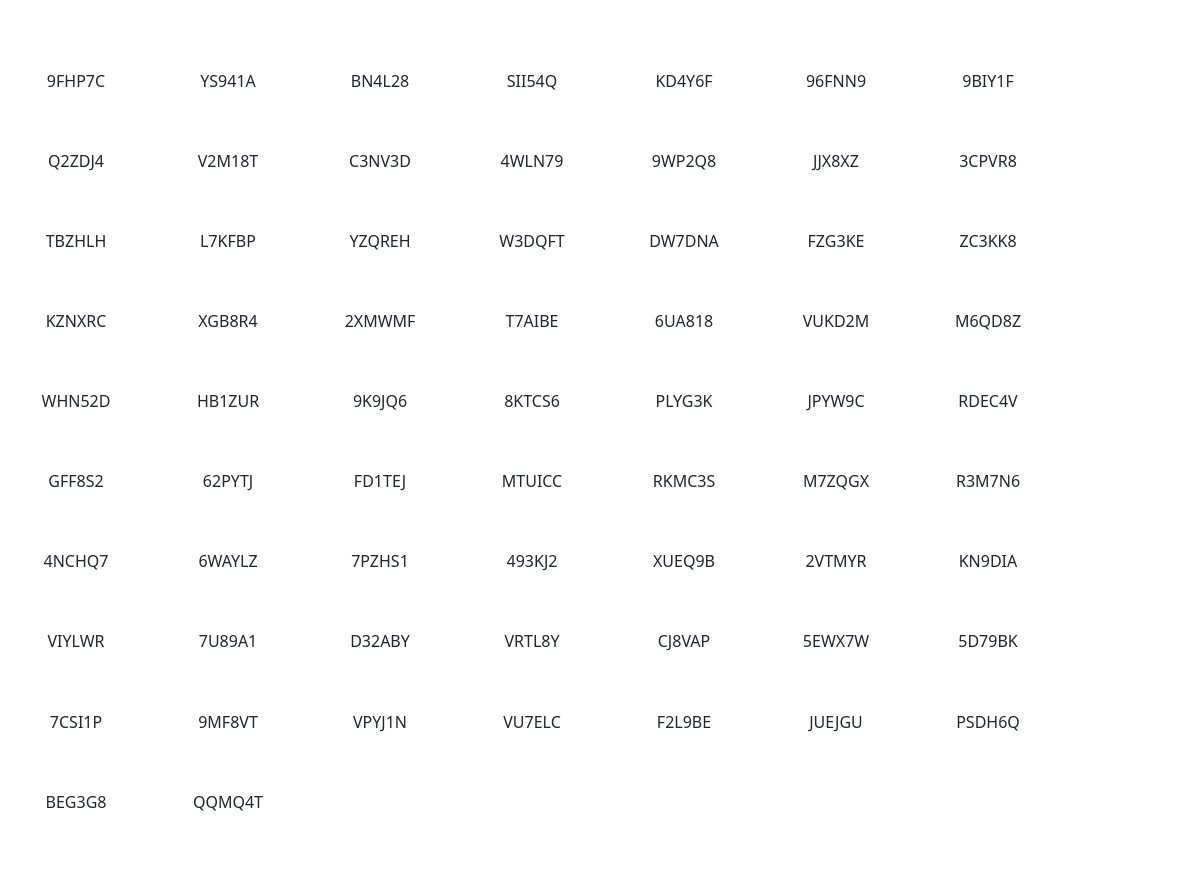
/stickers/ (signed in), run on an earlier commit of the app's database.
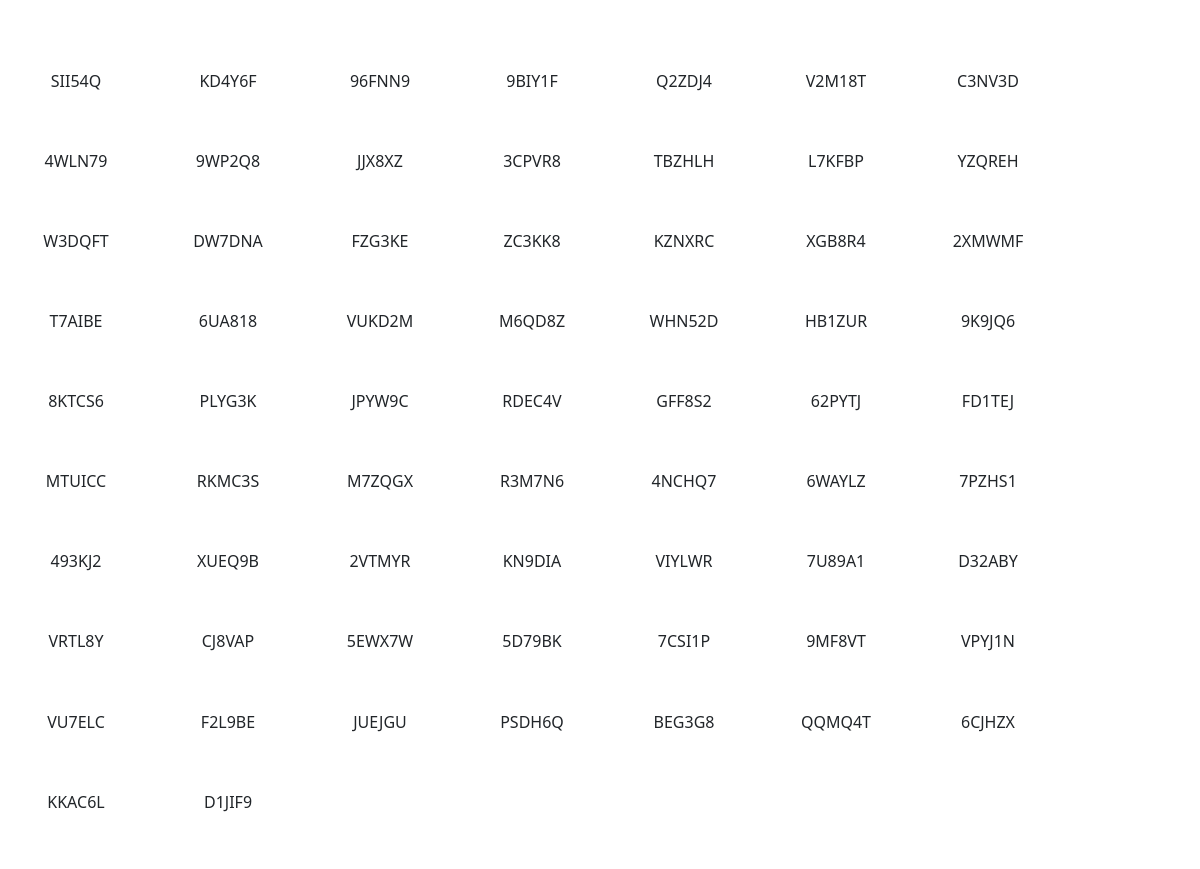
And on a later commit of the database.
### listings/models.py (models this page shows, shortened)
class UniqueReference(models.Model):
    repairstore = models.ForeignKey(RepairStore, on_delete=models.CASCADE)
    value = models.CharField(max_length=6, unique=True)
    is_used = models.BooleanField(default=False)

### listings/views.py (the view)
# urls.py: path('stickers/', stickers, name='stickers'),
@login_required
@require_http_methods(['GET'])
def stickers(request):
    try:
        repairstore = RepairStore.objects.get(user=request.user)
        stickers = UniqueReference.objects.filter(repairstore=repairstore, is_used=False)
        template = 'stickers.html'
        context = {
            'stickers': stickers,
        }
        return render(request, template, context)
    except RepairStore.DoesNotExist:
        return render(request, 'error_page.html', {'error_message': 'User has no associated RepairStore'})

### listings/templates/stickers.html (shortened to what this page needs)
{% load l10n %}
<!DOCTYPE html>
<html lang="en">
<head>
    <link href="https://cdn.jsdelivr.net/npm/bootstrap@5.2.3/dist/css/bootstrap.min.css" rel="stylesheet">
    <link rel="stylesheet" href="https://cdnjs.cloudflare.com/ajax/libs/paper-css/0.3.0/paper.css">
</head>
<body class="A4">
    <section class="sheet m-0" style="padding-top: 10.7mm; padding-bottom: 10.7mm;">
        <div class="container-fluid p-0 m-0">
            <div class="row p-0 m-0">
                <div class="col-12 p-0 m-0 mx-auto">
                    {% for sticker in stickers %}
                    <div class="card p-0 mx-1 border-0" style="float: left; width: 38.1mm; height: 21.2mm; padding: 3mm;">
                        <span class="text-center my-auto">{{ sticker.value }}</span>
                    </div>
                    {% endfor %}
                </div>
            </div>
        </div>
    </section>
</body>
</html>

What changed in the data, as far as the page shows it:
no longer on this page (row edited): UniqueReference: value "9FHP7C"
no longer on this page (row edited): UniqueReference: value "YS941A"
no longer on this page (row edited): UniqueReference: value "BN4L28"
added UniqueReference: value "6CJHZX"
added UniqueReference: value "KKAC6L"
added UniqueReference: value "D1JIF9"
